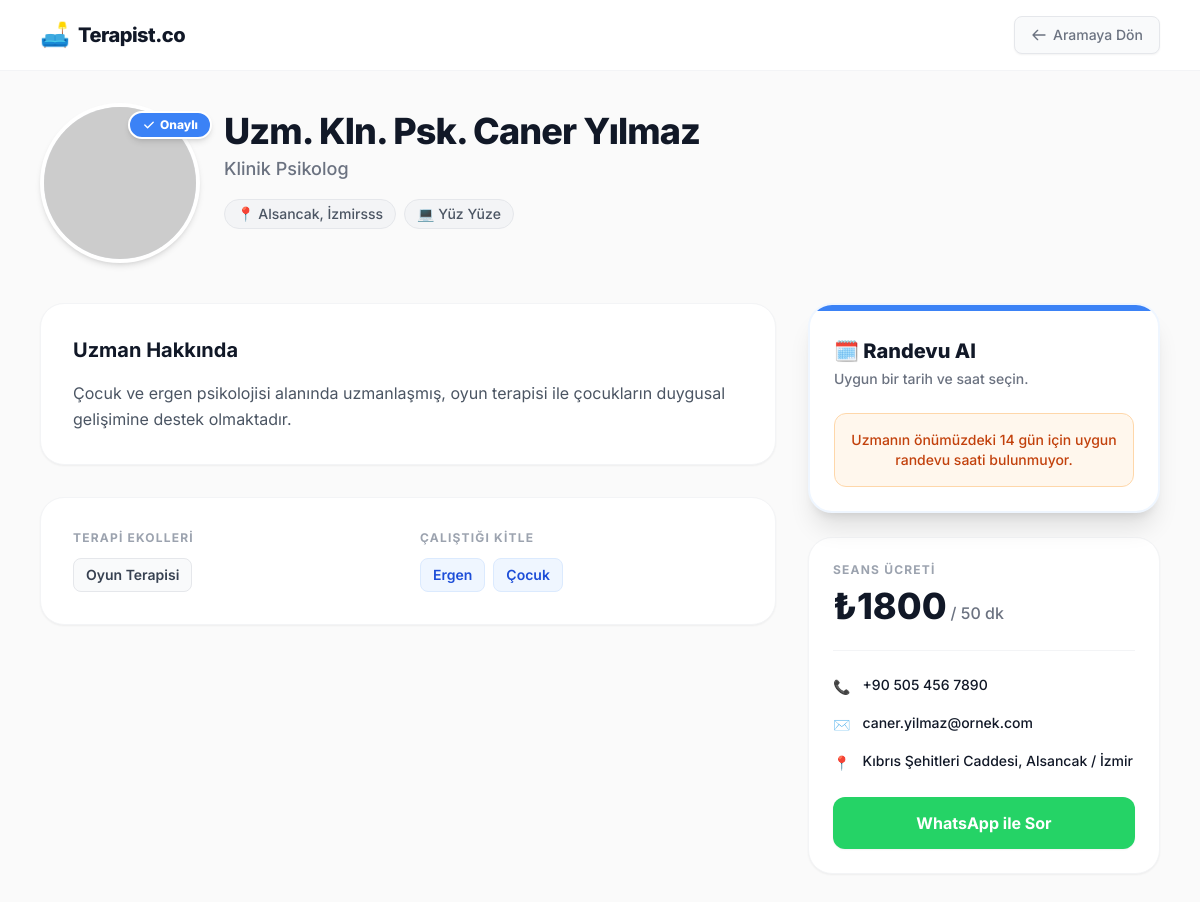
The app's page /profil.php?id=3 with its own data.
### tables this page shows
CREATE TABLE psikologlar (
            id INTEGER PRIMARY KEY AUTOINCREMENT,
            ad TEXT NOT NULL,
            sehir TEXT NOT NULL,
            ilce TEXT NOT NULL,
            ekoller TEXT NOT NULL,
            kitle TEXT NOT NULL,
            format TEXT NOT NULL,
            ucret TEXT NOT NULL,
            fiyat_seviyesi INTEGER NOT NULL,
            onayli INTEGER DEFAULT 0,
            gorsel TEXT,
            biyografi TEXT,
            telefon TEXT,
            email TEXT,
            adres TEXT
        , sifre TEXT, google_place_id TEXT, egitim TEXT, calisma_saatleri TEXT, deneyim_yili INTEGER, kurumlar TEXT, uzmanlik_alanlari TEXT, stil_ev_odevi INTEGER DEFAULT 3, stil_direktiflik INTEGER DEFAULT 3, stil_yapi INTEGER DEFAULT 3, stil_odak INTEGER DEFAULT 3, cinsiyet TEXT, yas INTEGER);

### profil.php (the view, shortened to what this page needs)
<?php
require_once 'db.php';
$id = isset($_GET['id']) ? (int)$_GET['id'] : 0;
$stmt = $pdo->prepare("SELECT * FROM psikologlar WHERE id = ?");
$stmt->execute([$id]);
$uzman = $stmt->fetch();
$uzman['ekoller'] = json_decode($uzman['ekoller'] ?? '[]', true) ?? [];
$uzman['kitle']   = json_decode($uzman['kitle'] ?? '[]', true) ?? [];
$uzman['format']  = json_decode($uzman['format'] ?? '[]', true) ?? [];
$uzman['egitim'] = json_decode($uzman['egitim'] ?? '[]', true) ?? [];
$uzman['kurumlar'] = json_decode($uzman['kurumlar'] ?? '[]', true) ?? [];
$uzman['uzmanlik_alanlari'] = json_decode($uzman['uzmanlik_alanlari'] ?? '[]', true) ?? [];
$uzman['deneyim_yili'] = $uzman['deneyim_yili'] ?? '';
$musait_gunler = [];
?>
<!DOCTYPE html>
<html lang="tr">
<head>
    <script src="https://cdn.tailwindcss.com"></script>
</head>
<body class="bg-[#FAFAFA] text-gray-900 antialiased relative">
    <nav class="bg-white/95 backdrop-blur-sm border-b border-gray-100 sticky top-0 z-40 mb-4">
        <div class="max-w-6xl mx-auto px-4 py-4 flex justify-between items-center">
            <a href="index.php" class="flex items-center gap-2 hover:opacity-80 transition cursor-pointer">
                <span class="text-2xl">🛋️</span><span class="font-extrabold text-xl tracking-tight">Terapist.co</span>
            </a>
            <div class="flex items-center gap-4">
                <a href="index.php" class="text-sm font-medium text-gray-500 hover:text-gray-900 transition flex items-center gap-1.5 bg-gray-50 hover:bg-gray-100 border border-gray-200 px-4 py-2 rounded-lg shadow-sm">
                    <svg class="w-4 h-4" fill="none" stroke="currentColor" viewBox="0 0 24 24"><path stroke-linecap="round" stroke-linejoin="round" stroke-width="2" d="M10 19l-7-7m0 0l7-7m-7 7h18"></path></svg>
                    Aramaya Dön
                </a>
            </div>
        </div>
    </nav>
    <main class="max-w-6xl mx-auto px-4 pb-20 mt-8">
        <div class="flex flex-col md:flex-row items-center md:items-start gap-6 mb-10 text-center md:text-left">
            <div class="relative inline-flex">
                <img src="<?= htmlspecialchars($uzman['gorsel']) ?>" class="w-32 h-32 md:w-40 md:h-40 rounded-full border-4 border-white shadow-md object-cover bg-gray-200 relative z-0">
                <?php if($uzman['onayli']): ?>
                    <div class="absolute top-2 -right-1 md:-right-3 bg-blue-500 text-white text-[11px] md:text-xs font-extrabold px-3 py-1 rounded-full border-2 border-white shadow-md flex items-center gap-1 z-10" title="Doğrulanmış Uzman">
                        <svg class="w-3 h-3 md:w-3.5 md:h-3.5" fill="currentColor" viewBox="0 0 20 20"><path fill-rule="evenodd" d="M16.707 5.293a1 1 0 010 1.414l-8 8a1 1 0 01-1.414 0l-4-4a1 1 0 011.414-1.414L8 12.586l7.293-7.293a1 1 0 011.414 0z" clip-rule="evenodd"></path></svg>
                        Onaylı
                    </div>
                <?php endif; ?>
            </div>
            <div class="mt-2 flex-1 w-full">
                <div class="flex flex-col md:flex-row md:items-center md:justify-between gap-4">
                    <div>
                        <div class="flex items-center justify-center md:justify-start gap-2 mb-1">
                            <h1 class="text-3xl md:text-4xl font-extrabold tracking-tight"><?= htmlspecialchars($uzman['ad']) ?></h1>
                        </div>
                        <p class="text-lg text-gray-500 font-medium mt-1">Klinik Psikolog</p>
                        <div class="flex items-center justify-center md:justify-start gap-2 mt-4 text-sm text-gray-600 font-medium">
                            <span class="bg-gray-100 px-3 py-1 rounded-full border border-gray-200">📍 <?= htmlspecialchars($uzman['ilce']) ?>, <?= htmlspecialchars($uzman['sehir']) ?></span>
                            <span class="bg-gray-100 px-3 py-1 rounded-full border border-gray-200">💻 <?= implode(', ', $uzman['format']) ?></span>
                        </div>
                    </div>
                </div>
            </div>
        </div>
        <div class="grid grid-cols-1 md:grid-cols-3 gap-8 items-start">
            <div class="md:col-span-2 space-y-8">
                <section class="bg-white p-6 md:p-8 rounded-3xl border border-gray-100 shadow-sm">
                    <h2 class="text-xl font-bold mb-4">Uzman Hakkında</h2>
                    <p class="text-gray-600 leading-relaxed"><?= nl2br(htmlspecialchars($uzman['biyografi'])) ?></p>
                </section>
                <section class="bg-white p-6 md:p-8 rounded-3xl border border-gray-100 shadow-sm">
                    <div class="grid grid-cols-1 sm:grid-cols-2 gap-6">
                        <div>
                            <h3 class="text-xs font-bold text-gray-400 uppercase tracking-widest mb-3">Terapi Ekolleri</h3>
                            <div class="flex flex-wrap gap-2">
                                <?php foreach($uzman['ekoller'] as $ekol): ?>
                                    <span class="px-3 py-1.5 rounded-lg text-sm font-semibold bg-gray-50 text-gray-700 border border-gray-200"><?= htmlspecialchars($ekol) ?></span>
                                <?php endforeach; ?>
                            </div>
                        </div>
                        <div>
                            <h3 class="text-xs font-bold text-gray-400 uppercase tracking-widest mb-3">Çalıştığı Kitle</h3>
                            <div class="flex flex-wrap gap-2">
                                <?php foreach($uzman['kitle'] as $kitle): ?>
                                    <span class="px-3 py-1.5 rounded-lg text-sm font-semibold bg-blue-50 text-blue-700 border border-blue-100"><?= htmlspecialchars($kitle) ?></span>
                                <?php endforeach; ?>
                            </div>
                        </div>
                    </div>
                </section>
            </div>
            <div class="md:col-span-1 space-y-6">
                <div class="bg-white p-6 rounded-3xl border-2 border-blue-50 shadow-xl relative overflow-hidden">
                    <div class="absolute top-0 left-0 right-0 h-1.5 bg-blue-500"></div>
                    <h3 class="font-extrabold text-xl text-gray-900 mb-1 mt-2">🗓️ Randevu Al</h3>
                    <p class="text-sm text-gray-500 mb-6 font-medium">Uygun bir tarih ve saat seçin.</p>
                    <?php if(empty($musait_gunler)): ?>
                        <div class="bg-orange-50 border border-orange-200 text-orange-700 p-4 rounded-xl text-sm font-medium text-center">
                            Uzmanın önümüzdeki 14 gün için uygun randevu saati bulunmuyor.
                        </div>
                    <?php endif; ?>
                </div>
                <div class="bg-white p-6 rounded-3xl border border-gray-100 shadow-sm">
                    <div class="mb-6 pb-6 border-b border-gray-100">
                        <p class="text-xs font-bold text-gray-400 uppercase tracking-widest mb-2">Seans Ücreti</p>
                        <div class="flex items-baseline gap-1">
                            <span class="text-4xl font-extrabold text-gray-900"><?= htmlspecialchars($uzman['ucret']) ?></span>
                            <span class="text-gray-500 font-medium">/ 50 dk</span>
                        </div>
                    </div>
                    <div class="space-y-4 mb-6 text-sm">
                        <div class="flex items-start gap-3"><span class="text-gray-400 mt-0.5">📞</span><p class="font-medium text-gray-900"><?= htmlspecialchars($uzman['telefon']) ?></p></div>
                        <div class="flex items-start gap-3"><span class="text-gray-400 mt-0.5">✉️</span><p class="font-medium text-gray-900"><?= htmlspecialchars($uzman['email']) ?></p></div>
                        <div class="flex items-start gap-3"><span class="text-gray-400 mt-0.5">📍</span><p class="font-medium text-gray-900 leading-snug"><?= htmlspecialchars($uzman['adres']) ?></p></div>
                    </div>
                    <a href="https://wa.me/<?= str_replace([' ', '+'], '', $uzman['telefon']) ?>" target="_blank" class="w-full flex items-center justify-center gap-2 bg-[#25D366] hover:bg-[#20bd5a] text-white font-bold py-3.5 px-4 rounded-xl transition shadow-sm">
                       WhatsApp ile Sor
                    </a>
                </div>
            </div>
        </div>
    </main>
</body>
</html>

### profil.php (style rules this page uses)
body { font-family: 'Inter', sans-serif; }

### records on screen
psikologlar: ad "Uzm. Kln. Psk. Caner Yılmaz", ilce "Alsancak", sehir "İzmirsss", biyografi "Çocuk ve ergen psikolojisi alanında uzmanlaşmış, oyun terapisi ile çocukların duygusal gelişimine destek olmaktadır.", ucret "₺1800", telefon "+90 505 456 7890", email "caner.yilmaz@ornek.com", adres "Kıbrıs Şehitleri Caddesi, Alsancak / İzmir"

### other values on screen
implode(', ', $uzman['format']) "Yüz Yüze"
$ekol "Oyun Terapisi"
$kitle "Ergen"
$kitle "Çocuk"
